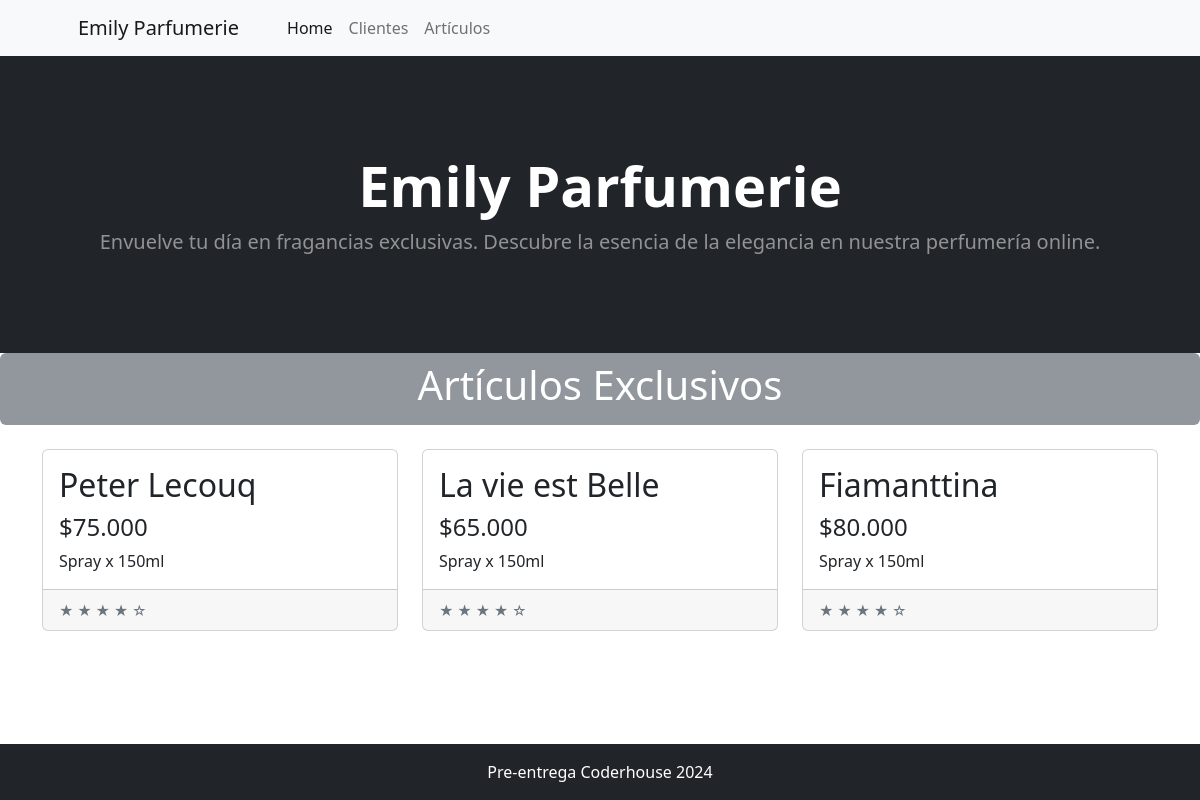
The app's page /articulo/articulo/, older data.
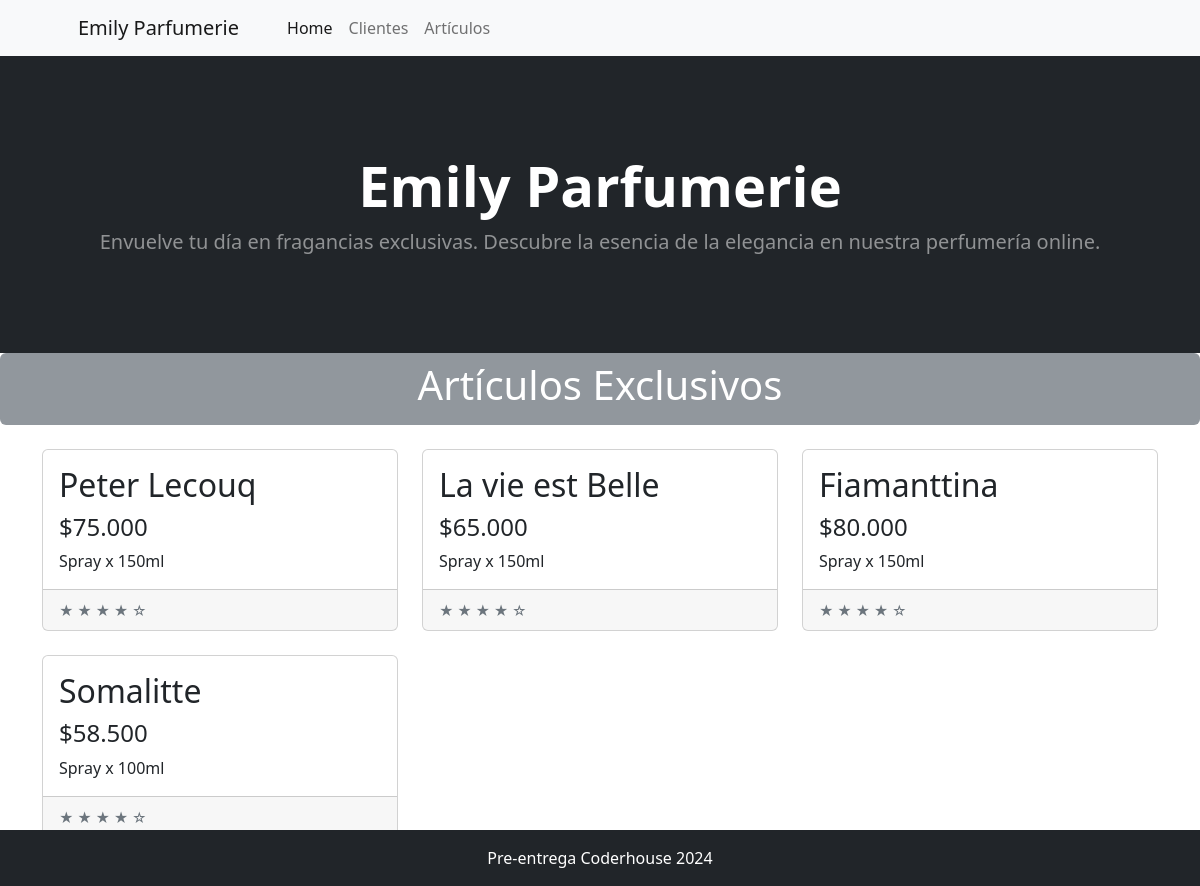
The same page, newer data.
### articulo/models.py (models this page shows, shortened)
class Articulo(models.Model):
    nombre = models.CharField(max_length=200, verbose_name='Nombre')
    descripcion = models.CharField(max_length=200, verbose_name='Descripción')
    precio =  models.CharField(max_length=200, verbose_name='Precio')
    class Meta:
        verbose_name_plural = "Artículos"
        verbose_name = 'Artículo'

### articulo/views.py (the view)
# urls.py: path("articulo/", views.home, name="home"),
def home(request):
    consulta_articulos = models.Articulo.objects.all()
    context = {"articulos": consulta_articulos}
    return render(request, "articulo/index.html", context)

### articulo/templates/articulo/index.html
{% extends 'core/base.html' %}
{% block titulo %}
    Artículos Exclusivos
{% endblock titulo %}
{% block contenido %}
    <div class="my-4">
        <div class="container">
            <div class="row">
                {% for articulo in articulos %}
                    <div class="col-lg-4 col-md-6 mb-4">
                        <div class="card h-100">
                            <div class="card-body">
                                <h2 class="card-title">{{ articulo.nombre }}</h2>
                                <h4 class="card-price">${{ articulo.precio }}</h4>
                                <p class="card-text">{{ articulo.descripcion }}</p>
                            </div>
                            <div class="card-footer">
                                <small class="text-muted">&#9733; &#9733; &#9733; &#9733; &#9734;</small>
                            </div>
                        </div>
                    </div>
                {% endfor %}
            </div>
        </div>
    </div>
{% endblock contenido %}

Row changes from the older to the newer data that the page shows:
added Articulo: nombre "Somalitte", precio "58.500", descripcion "Spray x 100ml"
